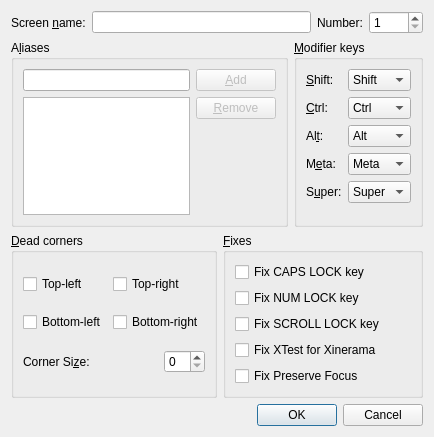
<?xml version="1.0" encoding="UTF-8"?>
<ui version="4.0">
 <class>ScreenSettingsDialogBase</class>
 <widget class="QDialog" name="ScreenSettingsDialogBase">
  <property name="geometry">
   <rect>
    <x>0</x>
    <y>0</y>
    <width>434</width>
    <height>437</height>
   </rect>
  </property>
  <property name="windowTitle">
   <string>Screen Settings</string>
  </property>
  <layout class="QVBoxLayout">
   <item>
   <layout class="QHBoxLayout">
     <item>
      <widget class="QLabel" name="label_7">
       <property name="text">
        <string>Screen &amp;name:</string>
       </property>
       <property name="buddy">
        <cstring>m_pLineEditName</cstring>
       </property>
      </widget>
     </item>
     <item>
      <widget class="QLineEdit" name="m_pLineEditName"/>
     </item>
     <item>
      <widget class="QLabel" name="label_8">
       <property name="text">
        <string>Number:</string>
       </property>
       <property name="buddy">
        <cstring>m_pSpinBoxNumber</cstring>
       </property>
      </widget>
     </item>
     <item>
      <widget class="QSpinBox" name="m_pSpinBoxNumber">
       <property name="minimum">
        <number>1</number>
       </property>
       <property name="maximum">
        <number>9999</number>
       </property>
       <property name="value">
        <number>1</number>
       </property>
      </widget>
     </item>
    </layout>
   </item>
   <item>
    <layout class="QHBoxLayout">
     <item>
      <widget class="QGroupBox" name="m_pGroupAliases">
       <property name="enabled">
        <bool>true</bool>
       </property>
       <property name="title">
        <string>A&amp;liases</string>
       </property>
       <property name="checked">
        <bool>false</bool>
       </property>
       <layout class="QGridLayout">
        <item row="0" column="0">
         <widget class="QLineEdit" name="m_pLineEditAlias"/>
        </item>
        <item row="0" column="1">
         <widget class="QPushButton" name="m_pButtonAddAlias">
          <property name="enabled">
           <bool>false</bool>
          </property>
          <property name="text">
           <string>&amp;Add</string>
          </property>
         </widget>
        </item>
        <item row="1" column="0" rowspan="2">
         <widget class="QListWidget" name="m_pListAliases">
          <property name="selectionMode">
           <enum>QAbstractItemView::ExtendedSelection</enum>
          </property>
         </widget>
        </item>
        <item row="1" column="1">
         <widget class="QPushButton" name="m_pButtonRemoveAlias">
          <property name="enabled">
           <bool>false</bool>
          </property>
          <property name="text">
           <string>&amp;Remove</string>
          </property>
         </widget>
        </item>
        <item row="2" column="1">
         <spacer>
          <property name="orientation">
           <enum>Qt::Vertical</enum>
          </property>
          <property name="sizeHint" stdset="0">
           <size>
            <width>20</width>
            <height>126</height>
           </size>
          </property>
         </spacer>
        </item>
       </layout>
      </widget>
     </item>
     <item>
      <widget class="QGroupBox" name="m_pGroupModifiers">
       <property name="title">
        <string>&amp;Modifier keys</string>
       </property>
       <property name="checked">
        <bool>false</bool>
       </property>
       <layout class="QGridLayout">
        <item row="0" column="0">
         <widget class="QLabel" name="label_2">
          <property name="text">
           <string>&amp;Shift:</string>
          </property>
          <property name="buddy">
           <cstring>m_pComboBoxShift</cstring>
          </property>
         </widget>
        </item>
        <item row="0" column="1">
         <widget class="QComboBox" name="m_pComboBoxShift">
          <item>
           <property name="text">
            <string>Shift</string>
           </property>
          </item>
          <item>
           <property name="text">
            <string>Ctrl</string>
           </property>
          </item>
          <item>
           <property name="text">
            <string>Alt</string>
           </property>
          </item>
          <item>
           <property name="text">
            <string>Meta</string>
           </property>
          </item>
          <item>
           <property name="text">
            <string>Super</string>
           </property>
          </item>
          <item>
           <property name="text">
            <string>None</string>
           </property>
          </item>
         </widget>
        </item>
        <item row="1" column="0">
         <widget class="QLabel" name="label_3">
          <property name="text">
           <string>&amp;Ctrl:</string>
          </property>
          <property name="buddy">
           <cstring>m_pComboBoxCtrl</cstring>
          </property>
         </widget>
        </item>
        <item row="1" column="1">
         <widget class="QComboBox" name="m_pComboBoxCtrl">
          <property name="currentIndex">
           <number>1</number>
          </property>
          <item>
           <property name="text">
            <string>Shift</string>
           </property>
          </item>
          <item>
           <property name="text">
            <string>Ctrl</string>
           </property>
          </item>
          <item>
           <property name="text">
            <string>Alt</string>
           </property>
          </item>
          <item>
           <property name="text">
            <string>Meta</string>
           </property>
          </item>
          <item>
           <property name="text">
            <string>Super</string>
           </property>
          </item>
          <item>
           <property name="text">
            <string>None</string>
           </property>
          </item>
         </widget>
        </item>
        <item row="2" column="0">
         <widget class="QLabel" name="label_4">
          <property name="text">
           <string>Al&amp;t:</string>
          </property>
          <property name="buddy">
           <cstring>m_pComboBoxAlt</cstring>
          </property>
         </widget>
        </item>
        <item row="2" column="1">
         <widget class="QComboBox" name="m_pComboBoxAlt">
          <property name="currentIndex">
           <number>2</number>
          </property>
          <item>
           <property name="text">
            <string>Shift</string>
           </property>
          </item>
          <item>
           <property name="text">
            <string>Ctrl</string>
           </property>
          </item>
          <item>
           <property name="text">
            <string>Alt</string>
           </property>
          </item>
          <item>
           <property name="text">
            <string>Meta</string>
           </property>
          </item>
          <item>
           <property name="text">
            <string>Super</string>
           </property>
          </item>
          <item>
           <property name="text">
            <string>None</string>
           </property>
          </item>
         </widget>
        </item>
        <item row="3" column="0">
         <widget class="QLabel" name="label_5">
          <property name="text">
           <string>M&amp;eta:</string>
          </property>
          <property name="buddy">
           <cstring>m_pComboBoxMeta</cstring>
          </property>
         </widget>
        </item>
        <item row="3" column="1">
         <widget class="QComboBox" name="m_pComboBoxMeta">
          <property name="currentIndex">
           <number>3</number>
          </property>
          <item>
           <property name="text">
            <string>Shift</string>
           </property>
          </item>
          <item>
           <property name="text">
            <string>Ctrl</string>
           </property>
          </item>
          <item>
           <property name="text">
            <string>Alt</string>
           </property>
          </item>
          <item>
           <property name="text">
            <string>Meta</string>
           </property>
          </item>
          <item>
           <property name="text">
            <string>Super</string>
           </property>
          </item>
          <item>
           <property name="text">
            <string>None</string>
           </property>
          </item>
         </widget>
        </item>
        <item row="4" column="0">
         <widget class="QLabel" name="label_6">
          <property name="text">
           <string>S&amp;uper:</string>
          </property>
          <property name="buddy">
           <cstring>m_pComboBoxSuper</cstring>
          </property>
         </widget>
        </item>
        <item row="4" column="1">
         <widget class="QComboBox" name="m_pComboBoxSuper">
          <property name="currentIndex">
           <number>4</number>
          </property>
          <item>
           <property name="text">
            <string>Shift</string>
           </property>
          </item>
          <item>
           <property name="text">
            <string>Ctrl</string>
           </property>
          </item>
          <item>
           <property name="text">
            <string>Alt</string>
           </property>
          </item>
          <item>
           <property name="text">
            <string>Meta</string>
           </property>
          </item>
          <item>
           <property name="text">
            <string>Super</string>
           </property>
          </item>
          <item>
           <property name="text">
            <string>None</string>
           </property>
          </item>
         </widget>
        </item>
        <item row="5" column="0">
         <spacer>
          <property name="orientation">
           <enum>Qt::Vertical</enum>
          </property>
          <property name="sizeHint" stdset="0">
           <size>
            <width>20</width>
            <height>40</height>
           </size>
          </property>
         </spacer>
        </item>
       </layout>
      </widget>
     </item>
    </layout>
   </item>
   <item>
    <layout class="QHBoxLayout">
     <item>
      <widget class="QGroupBox" name="m_pGroupSwitchCorners">
       <property name="title">
        <string>&amp;Dead corners</string>
       </property>
       <property name="checked">
        <bool>false</bool>
       </property>
       <layout class="QGridLayout">
        <item row="0" column="0">
         <widget class="QCheckBox" name="m_pCheckBoxCornerTopLeft">
          <property name="text">
           <string>Top-left</string>
          </property>
         </widget>
        </item>
        <item row="0" column="1">
         <widget class="QCheckBox" name="m_pCheckBoxCornerTopRight">
          <property name="text">
           <string>Top-right</string>
          </property>
         </widget>
        </item>
        <item row="1" column="0">
         <widget class="QCheckBox" name="m_pCheckBoxCornerBottomLeft">
          <property name="text">
           <string>Bottom-left</string>
          </property>
         </widget>
        </item>
        <item row="1" column="1">
         <widget class="QCheckBox" name="m_pCheckBoxCornerBottomRight">
          <property name="text">
           <string>Bottom-right</string>
          </property>
         </widget>
        </item>
        <item row="2" column="0" colspan="2">
         <layout class="QHBoxLayout">
          <item>
           <widget class="QLabel" name="label">
            <property name="text">
             <string>Corner Si&amp;ze:</string>
            </property>
            <property name="buddy">
             <cstring>m_pSpinBoxSwitchCornerSize</cstring>
            </property>
           </widget>
          </item>
          <item>
           <spacer>
            <property name="orientation">
             <enum>Qt::Horizontal</enum>
            </property>
            <property name="sizeHint" stdset="0">
             <size>
              <width>40</width>
              <height>20</height>
             </size>
            </property>
           </spacer>
          </item>
          <item>
           <widget class="QSpinBox" name="m_pSpinBoxSwitchCornerSize"/>
          </item>
         </layout>
        </item>
       </layout>
      </widget>
     </item>
     <item>
      <widget class="QGroupBox" name="m_pGroupFixes">
       <property name="title">
        <string>&amp;Fixes</string>
       </property>
       <property name="checked">
        <bool>false</bool>
       </property>
       <layout class="QGridLayout">
        <item row="0" column="0">
         <widget class="QCheckBox" name="m_pCheckBoxCapsLock">
          <property name="text">
           <string>Fix CAPS LOCK key</string>
          </property>
         </widget>
        </item>
        <item row="1" column="0">
         <widget class="QCheckBox" name="m_pCheckBoxNumLock">
          <property name="text">
           <string>Fix NUM LOCK key</string>
          </property>
         </widget>
        </item>
        <item row="2" column="0">
         <widget class="QCheckBox" name="m_pCheckBoxScrollLock">
          <property name="text">
           <string>Fix SCROLL LOCK key</string>
          </property>
         </widget>
        </item>
        <item row="3" column="0">
         <widget class="QCheckBox" name="m_pCheckBoxXTest">
          <property name="text">
           <string>Fix XTest for Xinerama</string>
          </property>
          <property name="checked">
           <bool>false</bool>
          </property>
         </widget>
        </item>
	<item row="4" column="0">
         <widget class="QCheckBox" name="m_pCheckBoxPreserveFocus">
          <property name="text">
           <string>Fix Preserve Focus</string>
          </property>
          <property name="checked">
           <bool>false</bool>
          </property>
         </widget>
        </item>
        <item row="5" column="0">
         <spacer>
          <property name="orientation">
           <enum>Qt::Vertical</enum>
          </property>
          <property name="sizeHint" stdset="0">
           <size>
            <width>20</width>
            <height>40</height>
           </size>
          </property>
         </spacer>
        </item>
       </layout>
      </widget>
     </item>
    </layout>
   </item>
   <item>
    <spacer>
     <property name="orientation">
      <enum>Qt::Vertical</enum>
     </property>
     <property name="sizeHint" stdset="0">
      <size>
       <width>20</width>
       <height>40</height>
      </size>
     </property>
    </spacer>
   </item>
   <item>
    <widget class="QDialogButtonBox" name="m_pButtonBox">
     <property name="orientation">
      <enum>Qt::Horizontal</enum>
     </property>
     <property name="standardButtons">
      <set>QDialogButtonBox::Cancel|QDialogButtonBox::Ok</set>
     </property>
    </widget>
   </item>
  </layout>
 </widget>
 <resources/>
 <connections>
  <connection>
   <sender>m_pButtonBox</sender>
   <signal>accepted()</signal>
   <receiver>ScreenSettingsDialogBase</receiver>
   <slot>accept()</slot>
   <hints>
    <hint type="sourcelabel">
     <x>222</x>
     <y>502</y>
    </hint>
    <hint type="destinationlabel">
     <x>157</x>
     <y>274</y>
    </hint>
   </hints>
  </connection>
  <connection>
   <sender>m_pButtonBox</sender>
   <signal>rejected()</signal>
   <receiver>ScreenSettingsDialogBase</receiver>
   <slot>reject()</slot>
   <hints>
    <hint type="sourcelabel">
     <x>290</x>
     <y>508</y>
    </hint>
    <hint type="destinationlabel">
     <x>286</x>
     <y>274</y>
    </hint>
   </hints>
  </connection>
 </connections>
</ui>
